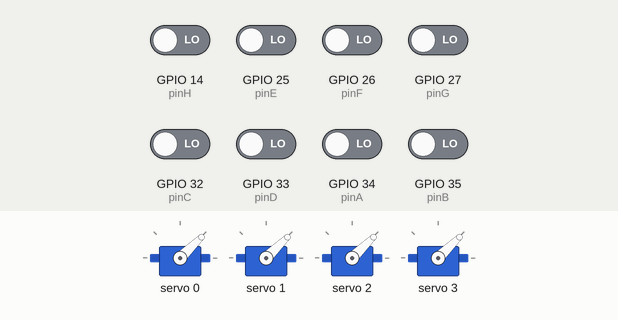
This sketch was run on a simulated ESP32. Shown: 4 × servo. Inputs (shaded band) come from the test bench; at power-on: GPIO 14 (pinH), GPIO 25 (pinE), GPIO 26 (pinF), GPIO 27 (pinG), GPIO 32 (pinC), GPIO 33 (pinD), GPIO 34 (pinA), GPIO 35 (pinB) LOW. What the sketch prints to the serial monitor is not drawn.

Above: at 0.1 s.
Timing chart, 0 to 1.6 s (numbered marks = the images above):
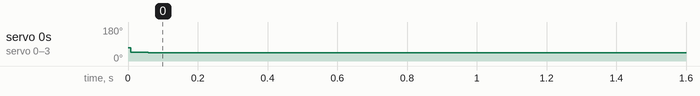

Measured:
- by itself, servo 0–3: 70° → 44° at 0.01 s

The sketch:

AGV_PI_FREE-RTOS.ino
```cpp
#include <Arduino.h>
#include <Wire.h>
#include <Adafruit_PWMServoDriver.h>

Adafruit_PWMServoDriver PCA = Adafruit_PWMServoDriver(0x40);

// ---------------- ENCODERS ----------------
volatile long encoderCount[4] = {0, 0, 0, 0};
long prevEncoderCount[4] = {0, 0, 0, 0};

portMUX_TYPE mux = portMUX_INITIALIZER_UNLOCKED;

// encoder pins
const int pinA = 34;
const int pinB = 35;
const int pinC = 32;
const int pinD = 33;
const int pinE = 25;
const int pinF = 26;
const int pinG = 27;
const int pinH = 14;

// ---------------- CONTROL ----------------
// rpm[4] = {0, 0, 0, 0};
float rpmRaw[4]  = {0, 0, 0, 0};   // direct RPM from encoder counts
float rpmFilt[4] = {0, 0, 0, 0};   // filtered RPM used for control
float targetRPM[4] = {50, 50, 50, 50};

float Kp[4] = {1, 1, 1, 1};
float Ki[4] = {0.0, 0.0, 0.0, 0.0};
float integral[4] = {0, 0, 0, 0};

float pwmCmd[4] = {260, 260, 260, 260};

const float DT = 0.05;   // 20 ms loop

const int PWM_STOP = 307;
const int PWM_FAST = 204;

// ---------------- ISR ----------------
void IRAM_ATTR encoderISR0A() {
  portENTER_CRITICAL_ISR(&mux);
  if (digitalRead(pinA) == digitalRead(pinB)) encoderCount[0]++;
  else encoderCount[0]--;
  portEXIT_CRITICAL_ISR(&mux);
}

void IRAM_ATTR encoderISR0B() {
  portENTER_CRITICAL_ISR(&mux);
  if (digitalRead(pinA) != digitalRead(pinB)) encoderCount[0]++;
  else encoderCount[0]--;
  portEXIT_CRITICAL_ISR(&mux);
}

void IRAM_ATTR encoderISR1A() {
  portENTER_CRITICAL_ISR(&mux);
  if (digitalRead(pinC) == digitalRead(pinD)) encoderCount[1]++;
  else encoderCount[1]--;
  portEXIT_CRITICAL_ISR(&mux);
}

void IRAM_ATTR encoderISR1B() {
  portENTER_CRITICAL_ISR(&mux);
  if (digitalRead(pinC) != digitalRead(pinD)) encoderCount[1]++;
  else encoderCount[1]--;
  portEXIT_CRITICAL_ISR(&mux);
}

void IRAM_ATTR encoderISR2A() {
  portENTER_CRITICAL_ISR(&mux);
  if (digitalRead(pinE) == digitalRead(pinF)) encoderCount[2]++;
  else encoderCount[2]--;
  portEXIT_CRITICAL_ISR(&mux);
}

void IRAM_ATTR encoderISR2B() {
  portENTER_CRITICAL_ISR(&mux);
  if (digitalRead(pinE) != digitalRead(pinF)) encoderCount[2]++;
  else encoderCount[2]--;
  portEXIT_CRITICAL_ISR(&mux);
}

void IRAM_ATTR encoderISR3A() {
  portENTER_CRITICAL_ISR(&mux);
  if (digitalRead(pinG) == digitalRead(pinH)) encoderCount[3]++;
  else encoderCount[3]--;
  portEXIT_CRITICAL_ISR(&mux);
}

void IRAM_ATTR encoderISR3B() {
  portENTER_CRITICAL_ISR(&mux);
  if (digitalRead(pinG) != digitalRead(pinH)) encoderCount[3]++;
  else encoderCount[3]--;
  portEXIT_CRITICAL_ISR(&mux);
}

// ---------------- RPM + CONTROL ----------------
void updateRPM() {
  long current[4];

  // safely copy encoder counts
  portENTER_CRITICAL(&mux);
  for (int i = 0; i < 4; i++) {
    current[i] = encoderCount[i];
  }
  portEXIT_CRITICAL(&mux);

  for (int i = 0; i < 4; i++) {
    long delta = current[i] - prevEncoderCount[i];
    prevEncoderCount[i] = current[i];

    float cps = delta / DT;   // counts per second

    // raw RPM from encoder counts
    rpmRaw[i] = (cps * 60.0) / (7.0 * 4.0 * 50.9);

    // ---------- LOW PASS FILTER ----------
    // alpha between 0 and 1
    // smaller alpha = smoother but slower
    // larger alpha = faster but noisier
    float alpha = 0.5;

    rpmFilt[i] = alpha * rpmRaw[i] + (1.0 - alpha) * rpmFilt[i];
  }
}

void controlMotors() {
  for (int i = 0; i < 4; i++) {

    float error = targetRPM[i] - rpmFilt[i];

    integral[i] += error * DT;
    integral[i] = constrain(integral[i], -100, 100);

    float control = Kp[i] * error + Ki[i] * integral[i];

    pwmCmd[i] -= control;

    pwmCmd[i] = constrain(pwmCmd[i], PWM_FAST, PWM_STOP);
  }

  PCA.setPWM(2, 0, (int)pwmCmd[0]);
  PCA.setPWM(3, 0, (int)pwmCmd[1]);
  PCA.setPWM(0, 0, (int)pwmCmd[2]);
  PCA.setPWM(1, 0, (int)pwmCmd[3]);
}

// ---------------- TASK 1: CONTROL LOOP ----------------
void controlTask(void *pvParameters) {
  TickType_t lastWake = xTaskGetTickCount();

  while (1) {
    updateRPM();
    controlMotors();

    vTaskDelayUntil(&lastWake, pdMS_TO_TICKS(50));
  }
}

// ---------------- TASK 2: SERIAL DEBUG ----------------
void debugTask(void *pvParameters) {
  TickType_t lastWake = xTaskGetTickCount();

  while (1) {
    Serial.print("Raw RPM: ");
    Serial.print(rpmRaw[0]); Serial.print(" , ");
    Serial.print(rpmRaw[1]); Serial.print(" , ");
    Serial.print(rpmRaw[2]); Serial.print(" , ");
    Serial.println(rpmRaw[3]);

    Serial.print("Filt RPM: ");
    Serial.print(rpmFilt[0]); Serial.print(" , ");
    Serial.print(rpmFilt[1]); Serial.print(" , ");
    Serial.print(rpmFilt[2]); Serial.print(" , ");
    Serial.println(rpmFilt[3]);

    // Serial.print("PWM: ");
    // Serial.print((int)pwmCmd[0]); Serial.print(" , ");
    // Serial.print((int)pwmCmd[1]); Serial.print(" , ");
    // Serial.print((int)pwmCmd[2]); Serial.print(" , ");
    // Serial.println((int)pwmCmd[3]);

    vTaskDelayUntil(&lastWake, pdMS_TO_TICKS(200)); // slow print
  }
}

// ---------------- SETUP ----------------
void setup() {
  Serial.begin(115200);

  Wire.begin();
  PCA.begin();
  PCA.setPWMFreq(50);
  pinMode(34, INPUT);
  pinMode(35, INPUT);
  pinMode(32, INPUT);
  pinMode(33, INPUT);
  pinMode(25, INPUT);
  pinMode(26, INPUT);
  pinMode(27, INPUT);
  pinMode(14, INPUT);

  attachInterrupt(digitalPinToInterrupt(34), encoderISR0A, CHANGE);
  attachInterrupt(digitalPinToInterrupt(35), encoderISR0B, CHANGE);
  attachInterrupt(digitalPinToInterrupt(32), encoderISR1A, CHANGE);
  attachInterrupt(digitalPinToInterrupt(33), encoderISR1B, CHANGE);
  attachInterrupt(digitalPinToInterrupt(25), encoderISR2A, CHANGE);
  attachInterrupt(digitalPinToInterrupt(26), encoderISR2B, CHANGE);
  attachInterrupt(digitalPinToInterrupt(27), encoderISR3A, CHANGE);
  attachInterrupt(digitalPinToInterrupt(14), encoderISR3B, CHANGE);

  PCA.setPWM(0, 0, 260);
  PCA.setPWM(1, 0, 260);
  PCA.setPWM(2, 0, 260);
  PCA.setPWM(3, 0, 260);

  xTaskCreatePinnedToCore(controlTask, "control", 4096, NULL, 2, NULL, 1);
  xTaskCreatePinnedToCore(debugTask, "debug", 4096, NULL, 1, NULL, 0);

  Serial.println("AGV started clean architecture");
}

void loop() {}
```
